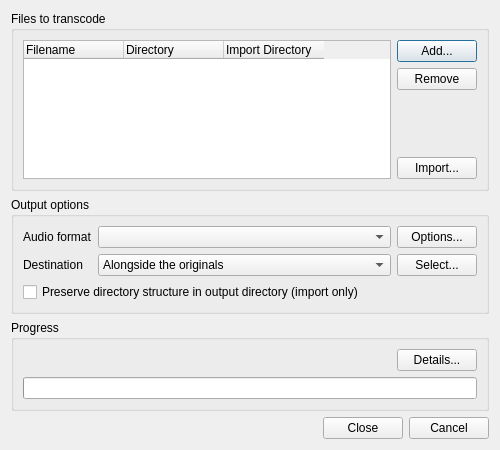
<?xml version="1.0" encoding="UTF-8"?>
<ui version="4.0">
 <class>TranscodeDialog</class>
 <widget class="QDialog" name="TranscodeDialog">
  <property name="geometry">
   <rect>
    <x>0</x>
    <y>0</y>
    <width>500</width>
    <height>450</height>
   </rect>
  </property>
  <property name="windowTitle">
   <string>Transcode Music</string>
  </property>
  <property name="windowIcon">
   <iconset>
    <normaloff>:/icons/64x64/mango.png</normaloff>:/icons/64x64/mango.png</iconset>
  </property>
  <layout class="QVBoxLayout" name="layout_transcodedialog">
   <item>
    <widget class="QGroupBox" name="input_group">
     <property name="title">
      <string>Files to transcode</string>
     </property>
     <layout class="QHBoxLayout" name="horizontalLayout">
      <item>
       <widget class="QTreeWidget" name="files">
        <property name="alternatingRowColors">
         <bool>true</bool>
        </property>
        <property name="selectionMode">
         <enum>QAbstractItemView::ExtendedSelection</enum>
        </property>
        <property name="rootIsDecorated">
         <bool>false</bool>
        </property>
        <property name="uniformRowHeights">
         <bool>true</bool>
        </property>
        <property name="itemsExpandable">
         <bool>false</bool>
        </property>
        <property name="allColumnsShowFocus">
         <bool>true</bool>
        </property>
        <attribute name="headerStretchLastSection">
         <bool>false</bool>
        </attribute>
        <column>
         <property name="text">
          <string>Filename</string>
         </property>
        </column>
        <column>
         <property name="text">
          <string>Directory</string>
         </property>
        </column>
        <column>
         <property name="text">
          <string>Import Directory</string>
         </property>
        </column>
       </widget>
      </item>
      <item>
       <layout class="QVBoxLayout" name="verticalLayout_1">
        <item>
         <widget class="QPushButton" name="add">
          <property name="text">
           <string>Add...</string>
          </property>
         </widget>
        </item>
        <item>
         <widget class="QPushButton" name="remove">
          <property name="text">
           <string>Remove</string>
          </property>
         </widget>
        </item>
        <item>
         <spacer name="verticalSpacer_1">
          <property name="orientation">
           <enum>Qt::Vertical</enum>
          </property>
          <property name="sizeHint" stdset="0">
           <size>
            <width>20</width>
            <height>40</height>
           </size>
          </property>
         </spacer>
        </item>
        <item>
         <widget class="QPushButton" name="import">
          <property name="toolTip">
           <string>Add all tracks from a directory and all its subdirectories</string>
          </property>
          <property name="text">
           <string>Import...</string>
          </property>
         </widget>
        </item>
       </layout>
      </item>
     </layout>
    </widget>
   </item>
   <item>
    <widget class="QGroupBox" name="output_group">
     <property name="title">
      <string>Output options</string>
     </property>
     <layout class="QGridLayout" name="gridLayout">
      <item row="0" column="0">
       <widget class="QLabel" name="label_1">
        <property name="text">
         <string>Audio format</string>
        </property>
       </widget>
      </item>
      <item row="0" column="1">
       <widget class="QComboBox" name="format">
        <property name="sizePolicy">
         <sizepolicy hsizetype="Expanding" vsizetype="Fixed">
          <horstretch>0</horstretch>
          <verstretch>0</verstretch>
         </sizepolicy>
        </property>
       </widget>
      </item>
      <item row="0" column="2">
       <widget class="QPushButton" name="options">
        <property name="text">
         <string>Options...</string>
        </property>
       </widget>
      </item>
      <item row="1" column="0">
       <widget class="QLabel" name="label_2">
        <property name="text">
         <string>Destination</string>
        </property>
       </widget>
      </item>
      <item row="1" column="1">
       <widget class="QComboBox" name="destination">
        <property name="enabled">
         <bool>true</bool>
        </property>
        <property name="sizePolicy">
         <sizepolicy hsizetype="Expanding" vsizetype="Fixed">
          <horstretch>0</horstretch>
          <verstretch>0</verstretch>
         </sizepolicy>
        </property>
        <item>
         <property name="text">
          <string>Alongside the originals</string>
         </property>
        </item>
       </widget>
      </item>
      <item row="1" column="2">
       <widget class="QPushButton" name="select">
        <property name="text">
         <string>Select...</string>
        </property>
       </widget>
      </item>
      <item row="2" column="0" colspan="3">
       <widget class="QCheckBox" name="preserve_dir_structure">
        <property name="text">
         <string>Preserve directory structure in output directory (import only)</string>
        </property>
       </widget>
      </item>
     </layout>
    </widget>
   </item>
   <item>
    <widget class="QGroupBox" name="progress_group">
     <property name="title">
      <string>Progress</string>
     </property>
     <layout class="QVBoxLayout" name="verticalLayout">
      <item>
       <layout class="QHBoxLayout" name="layout_progress">
        <item>
         <widget class="QLabel" name="progress_text">
          <property name="sizePolicy">
           <sizepolicy hsizetype="Expanding" vsizetype="Preferred">
            <horstretch>0</horstretch>
            <verstretch>0</verstretch>
           </sizepolicy>
          </property>
          <property name="textFormat">
           <enum>Qt::RichText</enum>
          </property>
         </widget>
        </item>
        <item>
         <widget class="QPushButton" name="details">
          <property name="text">
           <string>Details...</string>
          </property>
         </widget>
        </item>
       </layout>
      </item>
      <item>
       <widget class="QProgressBar" name="progress_bar"/>
      </item>
     </layout>
    </widget>
   </item>
   <item>
    <widget class="QDialogButtonBox" name="button_box">
     <property name="standardButtons">
      <set>QDialogButtonBox::Cancel|QDialogButtonBox::Close</set>
     </property>
    </widget>
   </item>
  </layout>
 </widget>
 <tabstops>
  <tabstop>files</tabstop>
  <tabstop>add</tabstop>
  <tabstop>remove</tabstop>
  <tabstop>import</tabstop>
  <tabstop>format</tabstop>
  <tabstop>options</tabstop>
  <tabstop>destination</tabstop>
  <tabstop>select</tabstop>
  <tabstop>preserve_dir_structure</tabstop>
  <tabstop>details</tabstop>
 </tabstops>
 <resources/>
 <connections>
  <connection>
   <sender>button_box</sender>
   <signal>accepted()</signal>
   <receiver>TranscodeDialog</receiver>
   <slot>accept()</slot>
   <hints>
    <hint type="sourcelabel">
     <x>249</x>
     <y>420</y>
    </hint>
    <hint type="destinationlabel">
     <x>249</x>
     <y>223</y>
    </hint>
   </hints>
  </connection>
  <connection>
   <sender>button_box</sender>
   <signal>rejected()</signal>
   <receiver>TranscodeDialog</receiver>
   <slot>reject()</slot>
   <hints>
    <hint type="sourcelabel">
     <x>249</x>
     <y>420</y>
    </hint>
    <hint type="destinationlabel">
     <x>249</x>
     <y>223</y>
    </hint>
   </hints>
  </connection>
 </connections>
</ui>
